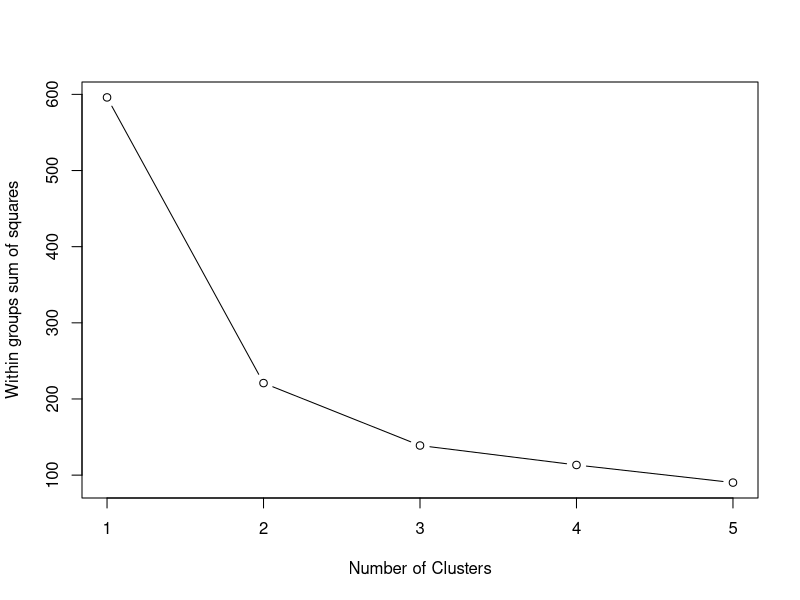
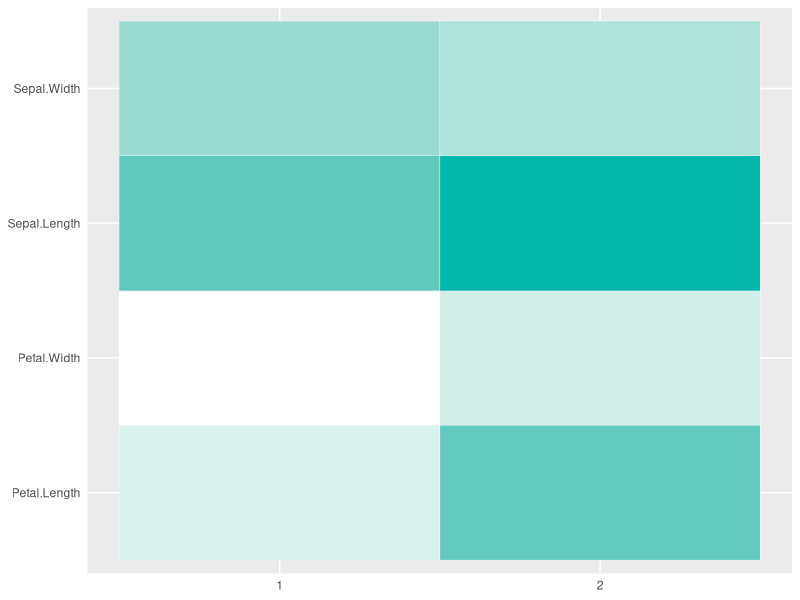

Reproduce these figures in R, in order.
## ---- chunk 1
#bla
## ---- chunk 2
#bla
## ---- chunk 3
library(tidyverse)
library(cluster)
## ---- chunk 4
kmeans_data <- iris
kmeans_columns <- c("Sepal.Length", "Sepal.Width", "Petal.Length", "Petal.Width")

kmeans_selection <- kmeans_data[kmeans_columns] %>% scale() %>% data.frame()
## ---- chunk 5
silhouette_tries <- 10

silhouette_avg_f <- function(k_value) {
  model <- pam(x = kmeans_selection,
               k = k_value)
  model$silinfo$avg.width
}

silhouette_widths <- map_dbl(2:silhouette_tries, silhouette_avg_f)

silhouette_results <- data.frame(
  k = 2:silhouette_tries,
  sil_width = silhouette_widths
)

silhouette_results

max(silhouette_results$sil_width)

kmeans_centroids <- silhouette_results %>% 
arrange(desc(sil_width)) %>% 
  slice(1) %>% 
  pull(k)

rm(silhouette_avg_f, silhouette_tries, silhouette_widths, silhouette_results)
## ---- chunk 6
# scree parameters
scree_wss <- 0                 # initialize total within sum of squares error
scree_k   <- 5                 # number of clusters to cycle
scree_ns <- 10                 # number of random starts to cycle

# For 1 to 15 cluster centers
for (i in 1:scree_k) {
  km_out <- kmeans(kmeans_selection, centers = i, nstart = scree_ns)
  # Save total within sum of squares to wss variable
  scree_wss[i] <- km_out$tot.withinss
}

# Quickplot of total within sum of squares vs. number of clusters
plot(1:scree_k, scree_wss, type = "b", 
     xlab = "Number of Clusters", 
     ylab = "Within groups sum of squares")

# clean up environment
rm(i, scree_k, scree_ns, scree_wss, km_out)
## ---- chunk 7
# set random seed for reproducibility
set.seed(1337)

# run k-means with 3 centers and 20 starts
kmeans_output <- kmeans(kmeans_selection, kmeans_centroids, nstart = 20)

## ---- chunk 8


kmeans_results <- kmeans_data %>% 
  mutate(Cluster = kmeans_output$cluster) %>% # Merge clusters to data
  mutate(Cluster = as.character(Cluster)) %>% # change to string for plotting asthetics
  pivot_longer(cols = c(Sepal.Length, Sepal.Width, Petal.Length, Petal.Width), names_to = "Feature", values_to = "Value") %>% 
  select(Feature, Value, Cluster)
## ---- chunk 9
kmeans_clustermeans <- kmeans_results %>% 
  group_by(Feature, Cluster) %>% 
  summarise(
    Value = mean(Value)
  )
## ---- chunk 10
# remove row names cluster and melt data
kmeans_clustermeans %>%
  
  # plot heatmap
  ggplot(aes(Cluster, Feature)) + 
  geom_tile(aes(fill = Value),
            colour = "white") +
  scale_fill_gradient(low = "white",
                      high = "#01B8AA") +
  theme(legend.position = "none",
        axis.line = element_blank(),
        axis.ticks = element_blank(),
        axis.title.x = element_blank(),
        axis.title.y=element_blank())
## ---- chunk 11
rm(kmeans_clustermeans, kmeans_data, kmeans_output, kmeans_results, kmeans_selection, kmeans_centroids, kmeans_columns)
